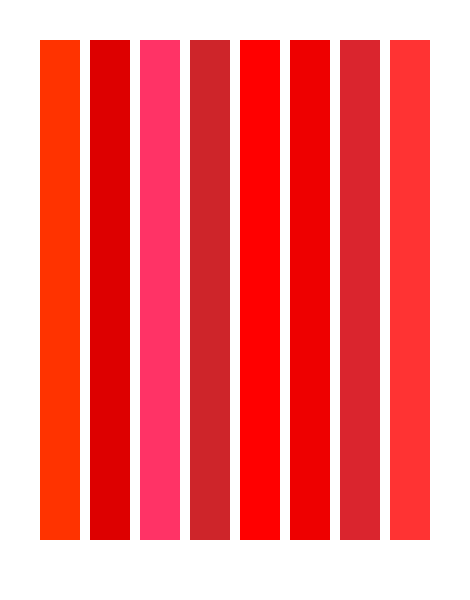
Frame 1 (no input)
Frame 60 (the mouse pressed at the canvas centre just before this capture): identical to frame 1, image omitted
Frame 120 (the mouse held since frame 60 and released just before this capture): identical to frame 1, image omitted

The Processing sketch that drew this single still picture (run headless with seeded random() and noise(); from frame 60 on, the mouse is pressed at the canvas centre):

// Processing sketch: processing_60832
// ── processing_60832.pde

// HW 1 - one of the stripes is the color red sampled from a coca-cola can.
//Sarah Lesnikoski 

void setup () {
  size(470,600);
  background(255);
  smooth();
}

void draw () {
  noStroke();
  fill(255,51,0);
  rect(40,40,40,500);
  fill(221,0,0);
  rect(90,40,40,500);
  fill(255,51,102);
  rect(140,40,40,500);
  fill(206,37,42);
  rect(190,40,40,500);
  fill(255,0,0);
  rect(240,40,40,500);
  fill(238,0,0);
  rect(290,40,40,500);
  fill(218,37,46);
  rect(340,40,40,500);
  fill(255,51,51);
  rect(390,40,40,500);
  
}

//idea from Ineraction with colors by Joseph Albers 



/*#7 is from the cola can...from some online photo, that I put into
another program to find a color match. So its probably not even close. */
